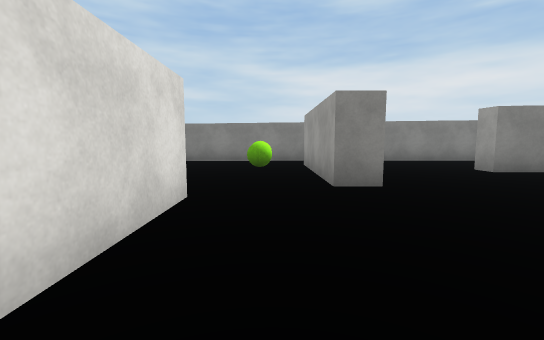
[1] (above)

24 first-person views from a walk through a scene from a Unity 3-D project. The camera is 1.2 m above the floor, tilts 6° down and sees 90° across. The floor is counted in squares, 2 m on a side. Each view is taken from the middle of a square. On the plan, view 1 faces up. The plan holds only what a view shows up to about 9 squares ahead; the rest is blank. Surface patterns are stand-ins for the level's own textures.

[2]
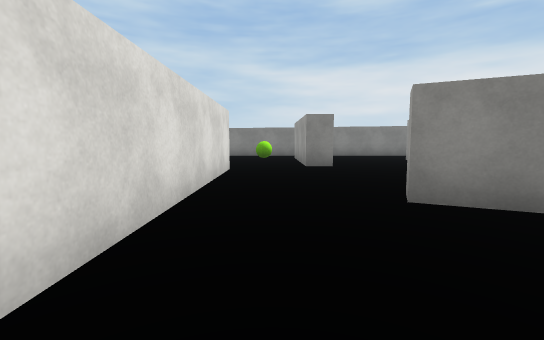

[3]
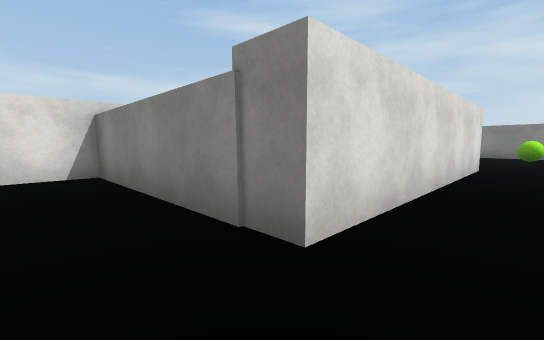

[4]
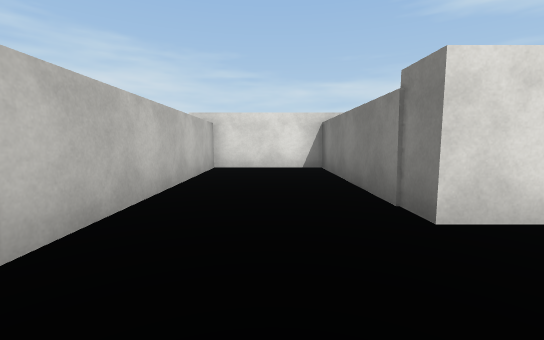

[5]
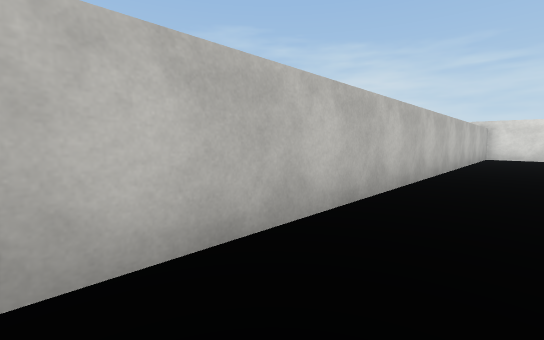

[6]
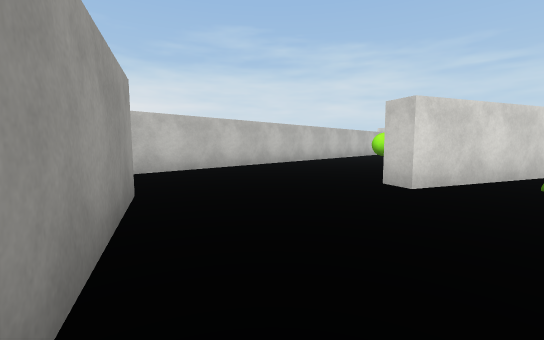

[7]
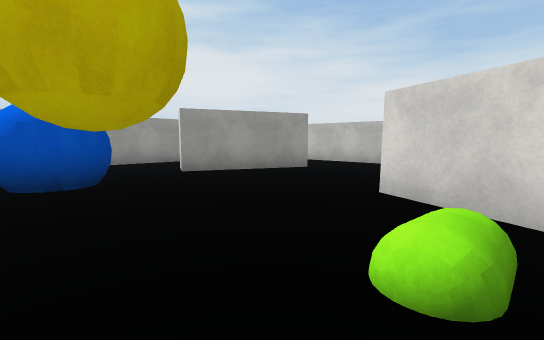

[8]
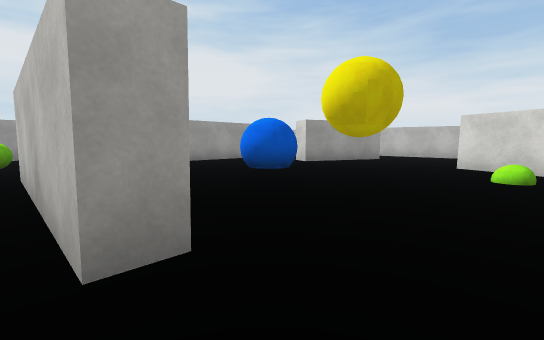

[9]
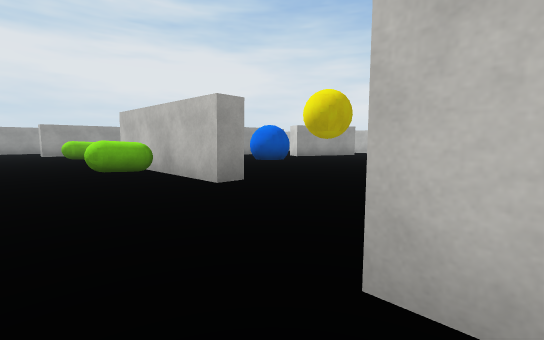

[10]
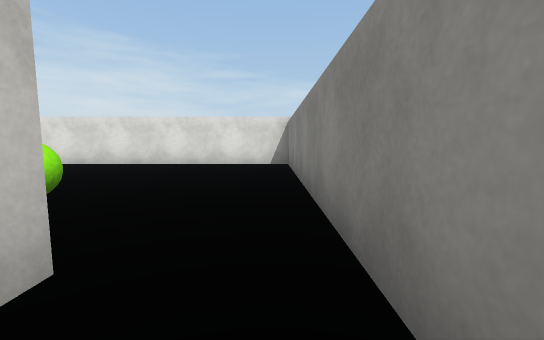

[11]
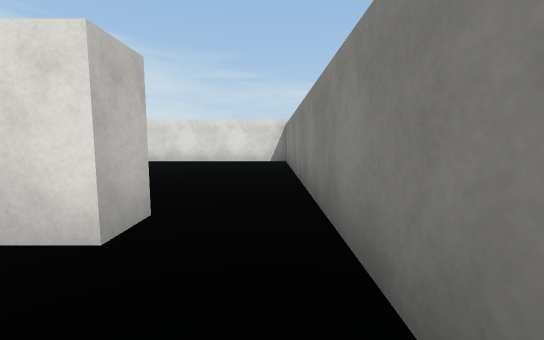

[12]
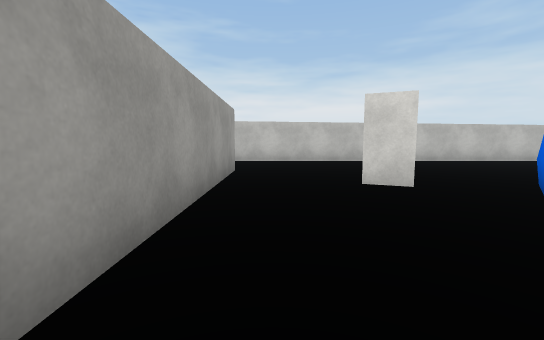

[13]
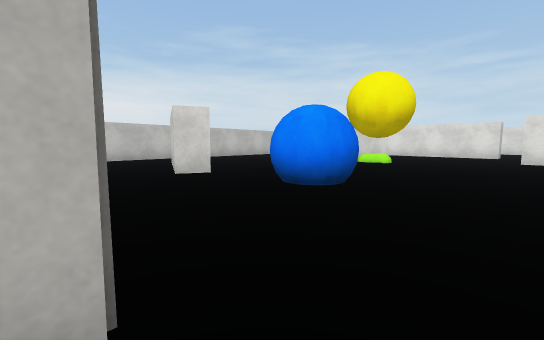

[14]
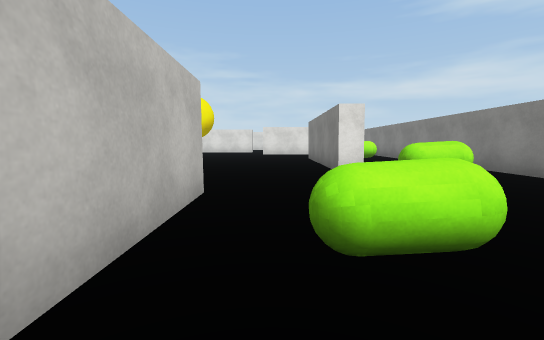

[15]
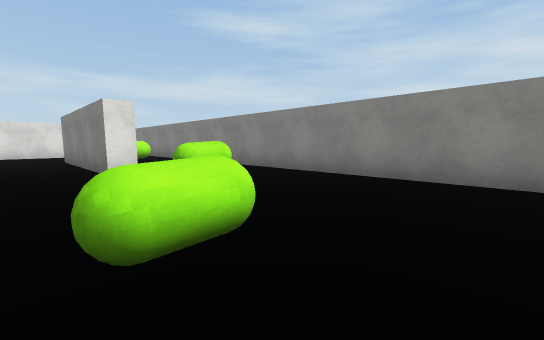

[16]
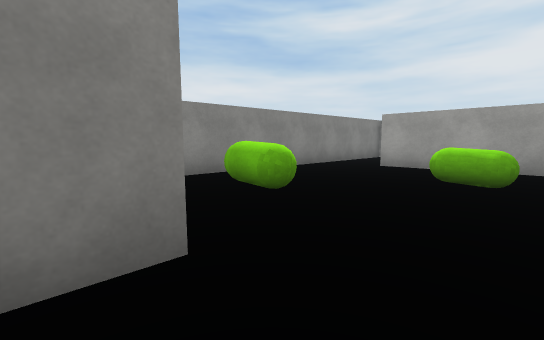

[17]
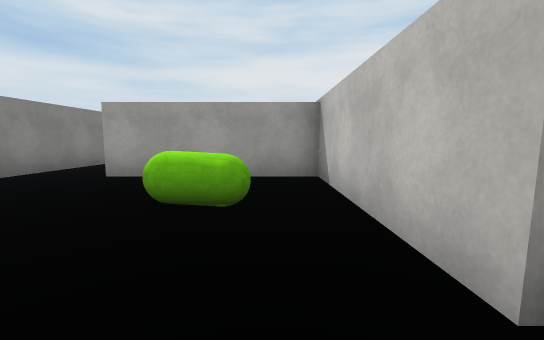

[18]
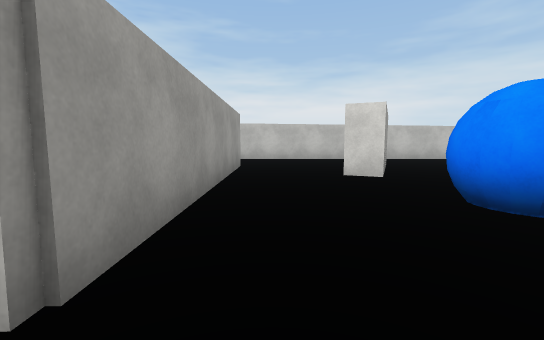

[19]
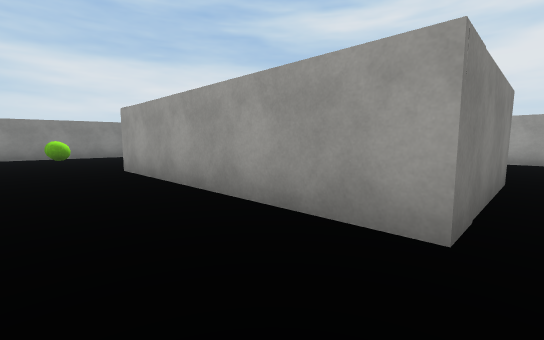

[20]
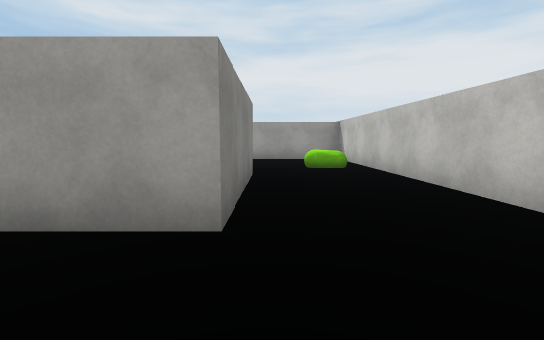

[21]
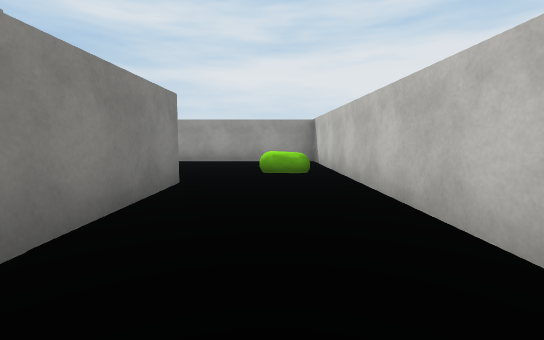

[22]
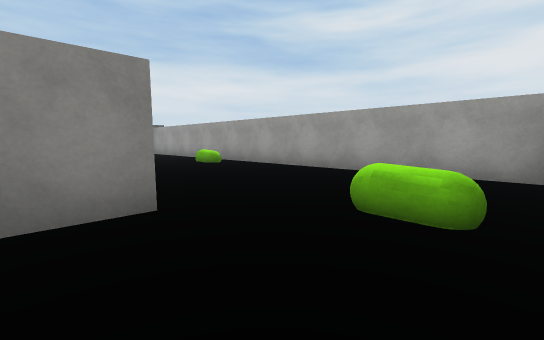

[23]
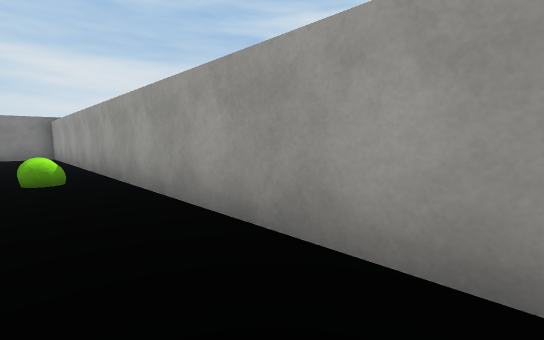

[24]
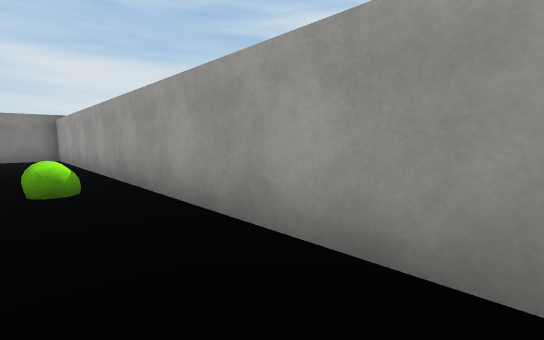

### Floor plan
Points are (right, up) in squares from view 1. A wall is a line through its corners. A room is listed if a view was taken in it or the views show most of it. See-through windows are left out.
Room 1 (views 1, 2, 3, 4, 5, 19, 20, 21, 22)
walls: (4.3, -1.2) (4.1, -1.7); (2.4, -0.8) (1.3, -0.4) (1.5, 0.1); (6.9, -3.2) (7.4, -2.1); (8.7, -0.8) (7.7, -3.2); (-1.4, -2.9) (-5.2, -2.9) (-5.2, -5.3) (14.6, -5.3); (-0.9, 1.5) (-0.9, -2.7) (-1.5, -2.7); (14, -2.7) (10.8, -2.7) (10.8, -0.5)
ways out: opening at (7.5, -1.2) to room 2; opening at (13.5, -4.5) to room 5
objects: other object (2, -2)
Room 2 (views 6, 7, 8, 10, 11, 12, 13, 16, 17, 18)
walls: (1.5, 4.4) (1.5, 3.6) (0.8, 3.6); (8.7, 5.3) (4.3, 5.3) (4.3, 5.8) (7.5, 5.8); (1.5, 0.1) (4.3, -1.2); (1.5, 7) (1.5, 6.4); (7.4, -2.1) (8.1, -0.6) (8.7, -0.8); (-0.9, 3) (-0.9, 1.5); (7.4, 8.5) (1.5, 8.4); (10.8, -0.5) (10.8, 3.2)
ways out: opening at (7.5, -1.2) to room 1; opening at (0, 3) to room 3; opening at (1, 8) to room 3; opening at (8.5, 5.5) to room 4; gap at (6, 6)
objects: yellow ball (5, 1) to (5, 2); other object (6, 7); blue ball (7, 1) to (8, 2)
Room 3 (view 9)
walls: (0.8, 3.6) (0.8, 7) (1.5, 7); (1.5, 8.4) (-5.2, 8.4) (-5.2, 1.9)
ways out: opening at (0, 3) to room 2; opening at (1, 8) to room 2
objects: other object (0, 6)
Room 4 (views 14, 15)
walls: (10.8, 3.2) (14.6, 3.2) (14.6, 6.9); (15.6, 8.5) (7.4, 8.5); (7.5, 5.8) (8.7, 5.8) (8.7, 5.3)
ways out: opening at (8.5, 5.5) to room 2; opening at (15, 7.5) to room 5
objects: other object (10, 6); other object (12, 5)
Room 5 (views 23, 24)
walls: (14.6, -5.3) (18.3, -5.3) (18.3, 8.5) (15.6, 8.5)
ways out: opening at (13.5, -4.5) to room 1; opening at (15, 7.5) to room 4
objects: other object (15, -4); other object (18, 2)

Where each view was taken, in squares from view 1:
view 1: 0 up, 0 right, facing up
view 2: 3 down, 0 right, facing up
view 3: 4 down, 0 right, facing up-left
view 4: 4 down, 1 right, facing left
view 5: 4 down, 6 right, facing down-left
view 6: 0 up, 8 right, facing down-left
view 7: 2 up, 3 right, facing down-right
view 8: 6 up, 3 right, facing down-right
view 9: 8 up, 1 right, facing down-right
view 10: 8 up, 2 right, facing left
view 11: 8 up, 3 right, facing left
view 12: 3 up, 10 right, facing down
view 13: 4 up, 11 right, facing down-left
view 14: 4 up, 14 right, facing left
view 15: 4 up, 14 right, facing up-left
view 16: 4 up, 8 right, facing up-right
view 17: 4 up, 10 right, facing right
view 18: 4 up, 10 right, facing down
view 19: 3 down, 9 right, facing up-right
view 20: 3 down, 9 right, facing right
view 21: 4 down, 10 right, facing right
view 22: 5 down, 13 right, facing up-right
view 23: 3 down, 17 right, facing up-right
view 24: 2 down, 17 right, facing up-right
